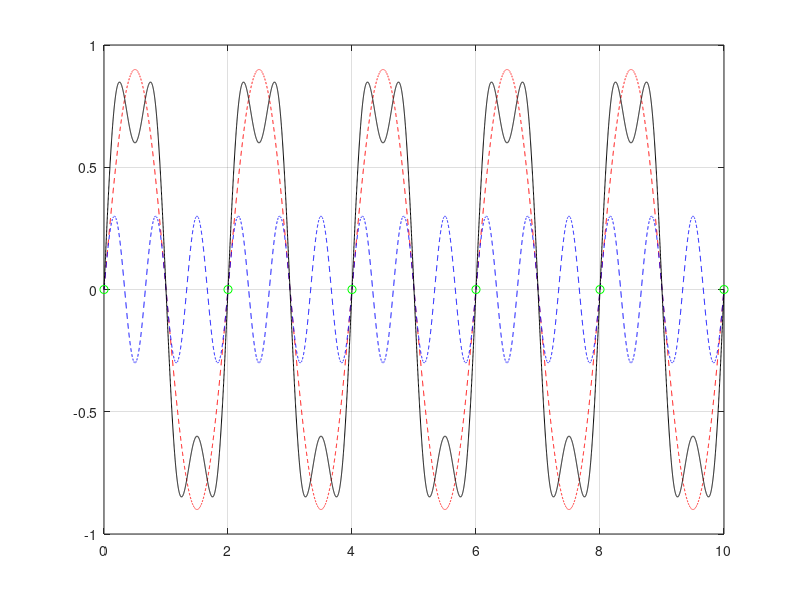

This figure's MATLAB source:
% Limpiar el área de trabajo
clear all
clc

% Tiempo
t = 0:0.001:10;

% Encontrar el periodo de: x(t) = x1(t) + x2(t) en donde:
% x1(t) = 0.9sen(pi*t), x2(t) 0.3sen(3*pi*t)

% Para x1:
% Periodo
T1 = 2;

% Frecuencia
f1 = 1/T1;

% Función x1(t):
x1 = 0.9*sin(2*pi*f1.*t);

% Para x2:
% Periodo
T2 = 2/3;

% Frecuencia
f2 = 1/T2;

% Función x2(t)
x2 = 0.3*sin(2*pi*f2.*t);

% Función final
x = x1 + x2;

% Periodo resultante: T1/T2 = n/m = T
[n,m] = rat(T1/T2);
T = m*T1;

% Para graficar los puntos del periodo
P = 0:T:5*T;

% Gráfica de la x
plot(t,x1,'r--',t,x2,'b--',t,x,'k',P,0,'go')
grid on
pause